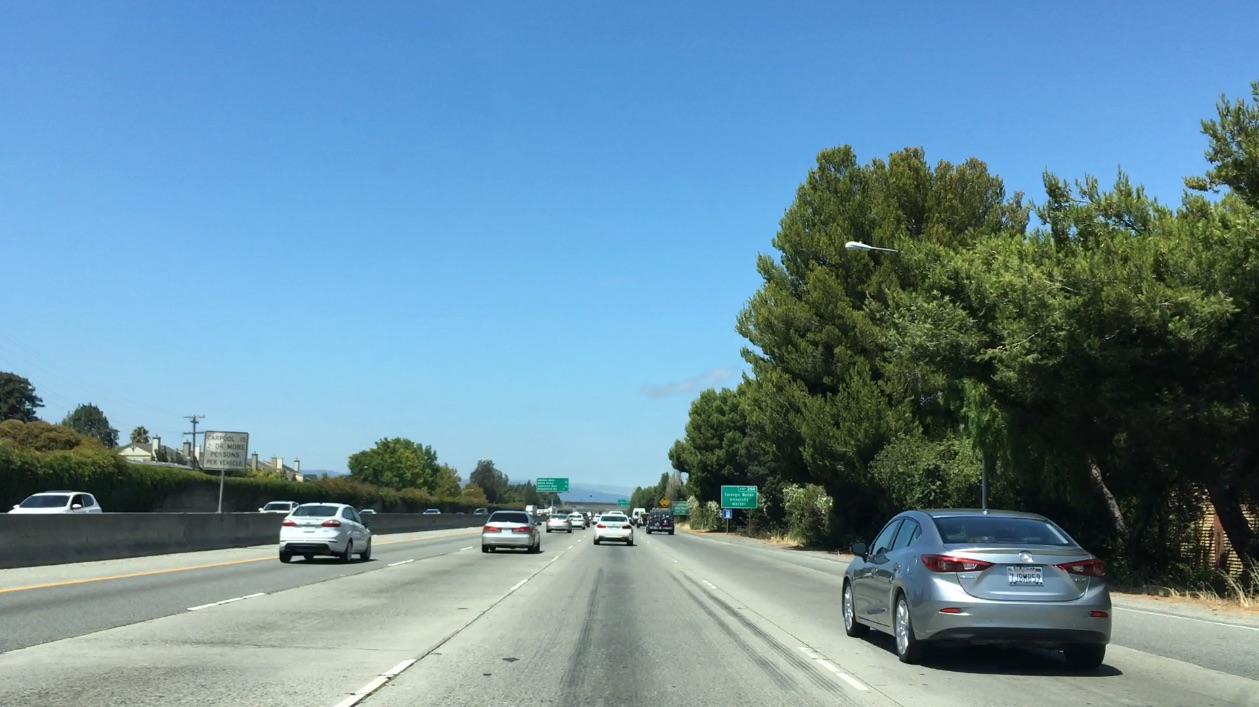
#> input picture Vehicle-Detection/bbox-example-image.jpg, 1259 x 707 px
$ python draw_boxes.py
#> lines starting #> are read from the running program, lines starting #| are printed output that depends on the picture; after the words box and inside, x2 and y2 are one past the last pixel; in counts of white or black regions, pixels touching at a corner belong together
# -*- coding: utf-8 -*-
"""
Created on Sat May 12 20:13:28 2018

@author: Vamshidhar P
"""

import numpy as np
import cv2
import matplotlib.pyplot as plt
import matplotlib.image as mpimg

image = mpimg.imread('bbox-example-image.jpg')
#> image is the input picture: shape (707, 1259, 3); mean R, G, B 104.8, 141, 158.4
plt.imshow(image)

# Define a function that takes an image, a list of bounding boxes,
# and optional color tuple and line thickness as inputs
# then draws boxes in that color on the output

def draw_boxes(img, bboxes, color=(0, 0, 255), thick=6):
    # make a copy of the image
#> called with color = (0, 0, 255), thick = 6
    draw_img = np.copy(img)
    # draw each bounding box on your image copy using cv2.rectangle()
    for box in bboxes:
        draw_img = cv2.rectangle(draw_img, box[0], box[1], color, thick)
#> this loop made 3 passes
#> pass 1, in draw_boxes, `draw_img = cv2.rectangle(draw_img, box[0], box[1], color, thick)`:
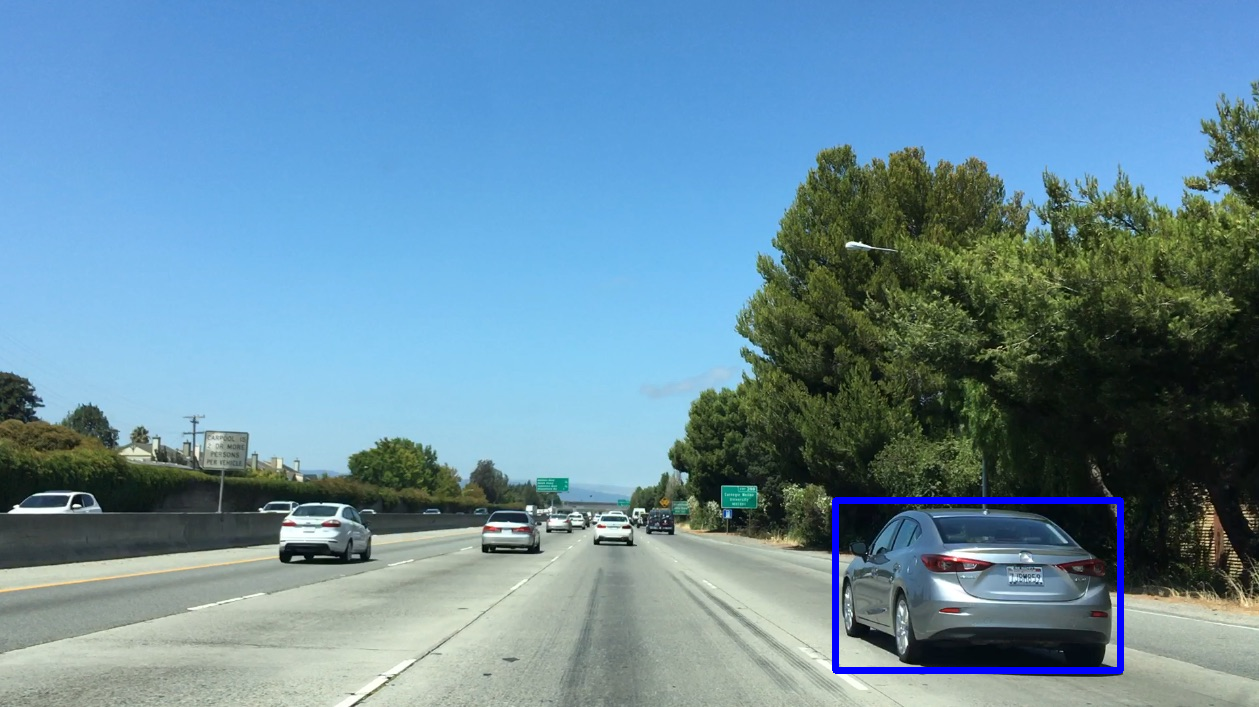
#> draw_img: shape (707, 1259, 3); 0.71% of pixels changed, all inside (x1, y1, x2, y2) = (832, 497, 1124, 674)
#> pass 2, in draw_boxes, `draw_img = cv2.rectangle(draw_img, box[0], box[1], color, thick)`:
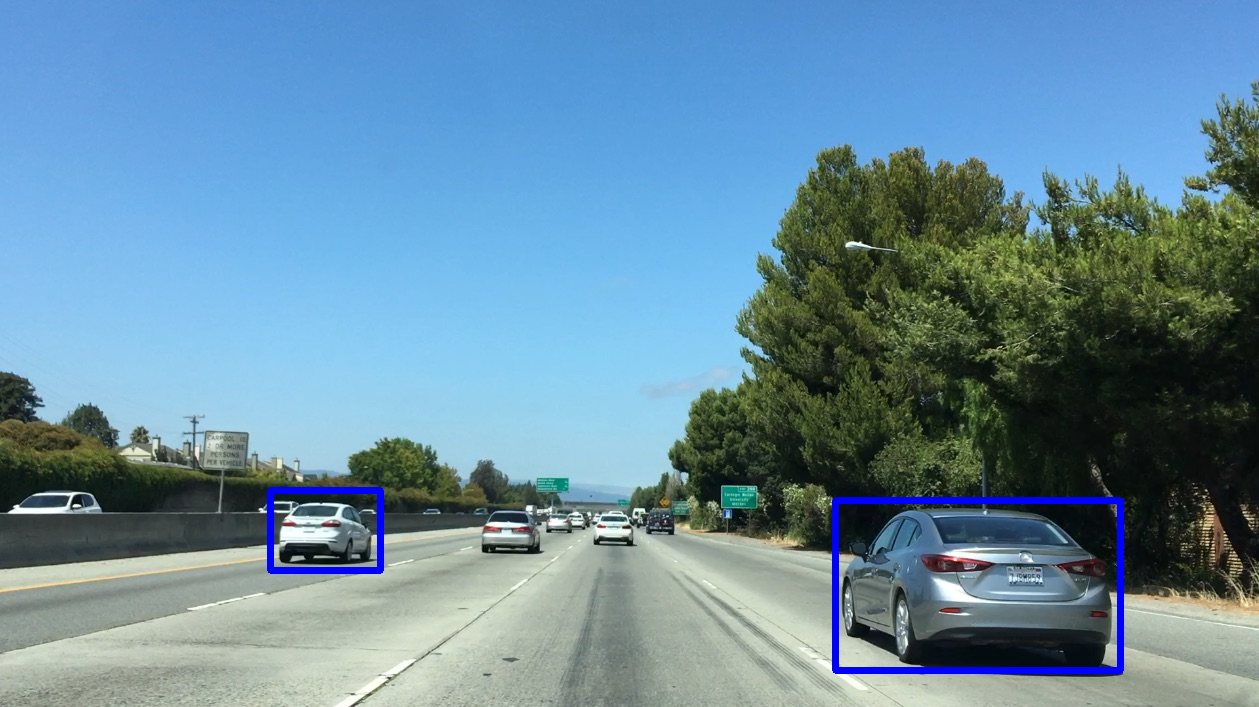
#> draw_img: shape (707, 1259, 3); 0.3% of pixels changed, all inside (x1, y1, x2, y2) = (267, 487, 384, 574)
#> pass 3, in draw_boxes, `draw_img = cv2.rectangle(draw_img, box[0], box[1], color, thick)`:
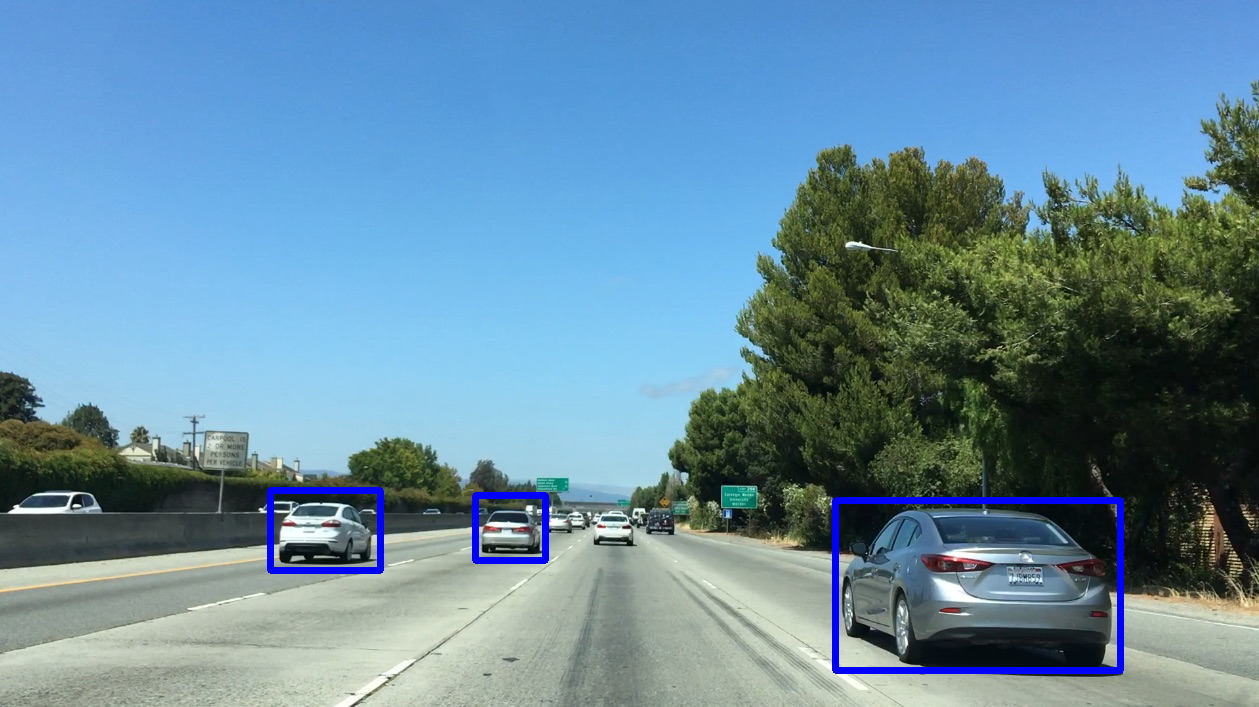
#> draw_img: shape (707, 1259, 3); 0.21% of pixels changed, all inside (x1, y1, x2, y2) = (472, 492, 549, 564)
    # return the image copy with boxes drawn
    return draw_img # Change this line to return image copy with boxes
# Add bounding boxes in this format, these are just example coordinates.
bboxes = [((835,500), (1120, 670)), ((270, 490), (380, 570)), ((475, 495), (545, 560))]

result = draw_boxes(image, bboxes)
plt.imshow(result)
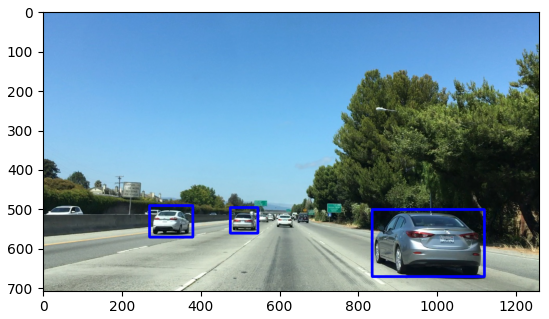
#> figure drawn by matplotlib, 1 panel
